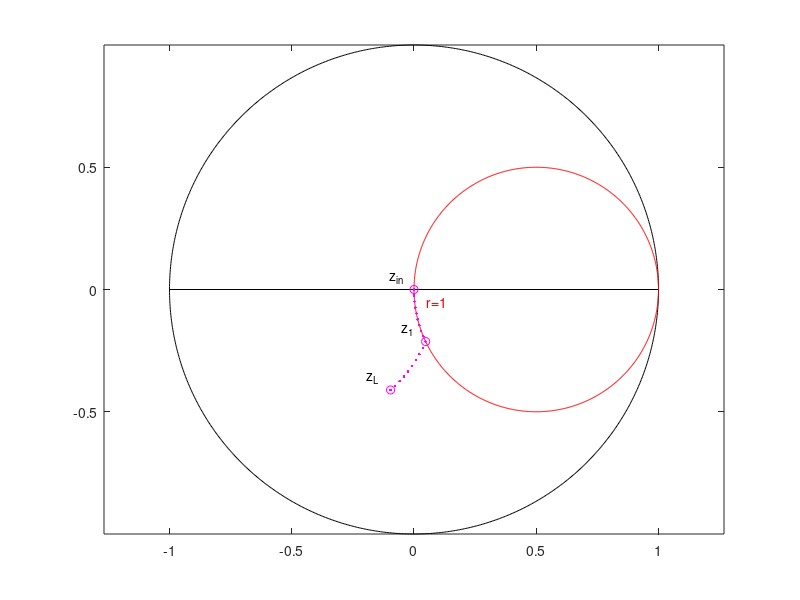

Source code (MATLAB):
%% Rete di adattamento a L tipo 1

clear all; close all; clc;

f = 1e9 % frequenza 1GHz

ZL = 30-30i % impedenza del carico
Z0 = 50 % impedenza caratteristica del carico

YL = 1/ZL % ammettenza del carico
Y0 = 1/Z0 % ammettenza caratteristica del carico

zL = ZL/Z0 % impedenza normalizzata
rL = real(zL) % resistenza normalizzata
xL = imag(zL) % reattanza normalizzata

yL = 1/zL % ammettenza normalizzata
gL = real(yL) % conduttanza normalizzata
bL = imag(yL) % suscettanza normalizzata

GammaL = (zL-1)/(zL+1) % coefficiente di zL
GammaL_abs = abs(GammaL) % modulo di GammaL
GammaL_angle = angle(GammaL)*180/pi % fase di GammaL

PLa = 1-(abs(GammaL))^2 % potenza attiva al carico 82.19%

xx = linspace(0,2*pi,1001);
plot(exp(1i*xx),'k')
axis equal
hold
plot([-1 1],[0 0], 'k')
plot(1/2+1/2*exp(1i*xx),'r')
text(0.05, -0.05,'r=1', 'Color', 'r')
plot(GammaL,'om')
plot(GammaL,'.m')
text(real(GammaL)-0.1, imag(GammaL)+0.05,'z_L')

b = -bL+sqrt(gL*(1-gL)) % segno + -> suscettanza negativa
LB = -Z0/(2*pi*f*b) % elemento jB -> induttanza 17.275 nH

Z1 = 1/(YL+1i*(b/Z0)) % impedenza dopo parallelo tra jB e ZL
z1 = Z1/Z0 % impedenza normalizzata di Z1
Gamma1 = (z1-1)/(z1+1) % coefficiente di z1

plot(Gamma1,'om')
plot(Gamma1,'.m')
text(real(Gamma1)-0.1, imag(Gamma1)+0.05,'z_1')

PLa = 1-(abs(Gamma1))^2 % potenza attiva al carico 95.24%

x = +sqrt(gL*(1-gL))/gL % segno + -> reattanza positiva
LX = (x*Z0)/(2*pi*f) % elemento jX -> induttanza 3.5588 nH

Zin = (1i*(x*Z0))+Z1 % impedenza dopo adattamento Zin = Z0
z_in = Zin/Z0; % impedenza normalizzata di Zin
Gamma_in = (z_in-1)/(z_in+1) % coefficiente di z_in

plot(Gamma_in,'om')
plot(Gamma_in,'.m')
text(real(Gamma_in)-0.1,imag(Gamma_in)+0.05,'z_{in}')

PLa = 1-(abs(Gamma_in))^2 % potenza attiva al carico 100%

yy = yL+1i*b*linspace(0,1,10);
G = (1-yy)./(1+yy);
plot(G,'.m')
zz = 1/(yL+1i*b)+1i*x*linspace(0,1,10);
G = (zz-1)./(1+zz);
plot(G,'.m')
